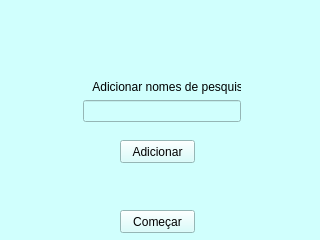
<?xml version="1.0" encoding="UTF-8"?>
<ui version="4.0">
 <class>MainWindow</class>
 <widget class="QMainWindow" name="MainWindow">
  <property name="geometry">
   <rect>
    <x>0</x>
    <y>0</y>
    <width>320</width>
    <height>240</height>
   </rect>
  </property>
  <property name="windowTitle">
   <string>Insta bot</string>
  </property>
  <property name="windowIcon">
   <iconset>
    <normaloff>../../MiddleMist/Perfil/MiddleMist.png</normaloff>../../MiddleMist/Perfil/MiddleMist.png</iconset>
  </property>
  <property name="styleSheet">
   <string notr="true">background-color: rgb(208, 255, 253);</string>
  </property>
  <widget class="QWidget" name="centralwidget">
   <widget class="QWidget" name="formLayoutWidget">
    <property name="geometry">
     <rect>
      <x>70</x>
      <y>80</y>
      <width>171</width>
      <height>47</height>
     </rect>
    </property>
    <layout class="QFormLayout" name="formLayout">
     <item row="2" column="0">
      <widget class="QLabel" name="label_2">
       <property name="text">
        <string/>
       </property>
      </widget>
     </item>
     <item row="2" column="1">
      <widget class="QLineEdit" name="lineEdit"/>
     </item>
     <item row="1" column="1">
      <widget class="QLabel" name="label">
       <property name="text">
        <string>   Adicionar nomes de pesquisa</string>
       </property>
      </widget>
     </item>
    </layout>
   </widget>
   <widget class="QPushButton" name="botaoa">
    <property name="geometry">
     <rect>
      <x>120</x>
      <y>140</y>
      <width>75</width>
      <height>23</height>
     </rect>
    </property>
    <property name="text">
     <string>Adicionar</string>
    </property>
   </widget>
   <widget class="QPushButton" name="botaogo">
    <property name="geometry">
     <rect>
      <x>120</x>
      <y>210</y>
      <width>75</width>
      <height>23</height>
     </rect>
    </property>
    <property name="text">
     <string>Começar</string>
    </property>
   </widget>
  </widget>
 </widget>
 <resources/>
 <connections/>
</ui>
